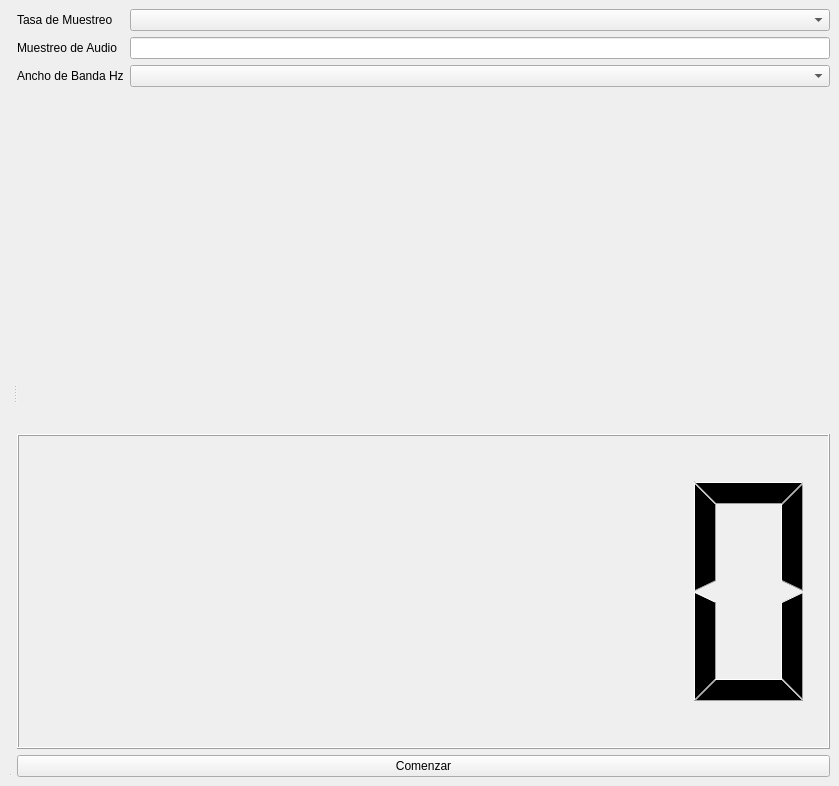
<?xml version="1.0" encoding="UTF-8"?>
<ui version="4.0">
 <class>MainWindow</class>
 <widget class="QMainWindow" name="MainWindow">
  <property name="geometry">
   <rect>
    <x>0</x>
    <y>0</y>
    <width>839</width>
    <height>786</height>
   </rect>
  </property>
  <property name="focusPolicy">
   <enum>Qt::StrongFocus</enum>
  </property>
  <property name="windowTitle">
   <string>MainWindow</string>
  </property>
  <widget class="QWidget" name="centralwidget">
   <layout class="QGridLayout" name="gridLayout_8">
    <item row="0" column="0">
     <widget class="QWidget" name="widget" native="true">
      <property name="sizePolicy">
       <sizepolicy hsizetype="Expanding" vsizetype="Preferred">
        <horstretch>0</horstretch>
        <verstretch>0</verstretch>
       </sizepolicy>
      </property>
      <layout class="QGridLayout" name="gridLayout_3">
       <property name="leftMargin">
        <number>0</number>
       </property>
       <property name="topMargin">
        <number>0</number>
       </property>
       <property name="rightMargin">
        <number>0</number>
       </property>
       <property name="bottomMargin">
        <number>0</number>
       </property>
       <property name="spacing">
        <number>0</number>
       </property>
       <item row="0" column="0">
        <widget class="QSplitter" name="splitter_h">
         <property name="sizePolicy">
          <sizepolicy hsizetype="Expanding" vsizetype="Preferred">
           <horstretch>0</horstretch>
           <verstretch>1</verstretch>
          </sizepolicy>
         </property>
         <property name="toolTip">
          <string/>
         </property>
         <property name="orientation">
          <enum>Qt::Horizontal</enum>
         </property>
         <widget class="QSplitter" name="splitter_v">
          <property name="toolTip">
           <string/>
          </property>
          <property name="orientation">
           <enum>Qt::Vertical</enum>
          </property>
          <widget class="QWidget" name="fft_disp" native="true">
           <property name="sizePolicy">
            <sizepolicy hsizetype="Preferred" vsizetype="Preferred">
             <horstretch>0</horstretch>
             <verstretch>2</verstretch>
            </sizepolicy>
           </property>
           <property name="minimumSize">
            <size>
             <width>0</width>
             <height>64</height>
            </size>
           </property>
           <property name="toolTip">
            <string/>
           </property>
           <layout class="QGridLayout" name="gridLayout_6">
            <property name="leftMargin">
             <number>0</number>
            </property>
            <property name="topMargin">
             <number>0</number>
            </property>
            <property name="rightMargin">
             <number>0</number>
            </property>
            <property name="bottomMargin">
             <number>0</number>
            </property>
            <item row="0" column="0">
             <layout class="QHBoxLayout" name="fft_disp_layout"/>
            </item>
           </layout>
          </widget>
          <widget class="QWidget" name="waterfall_widget" native="true">
           <property name="focusPolicy">
            <enum>Qt::NoFocus</enum>
           </property>
           <layout class="QGridLayout" name="gridLayout_4">
            <item row="0" column="0">
             <layout class="QHBoxLayout" name="waterfall_layout"/>
            </item>
           </layout>
          </widget>
         </widget>
         <widget class="QWidget" name="controls_widget" native="true">
          <property name="focusPolicy">
           <enum>Qt::NoFocus</enum>
          </property>
          <layout class="QGridLayout" name="gridLayout_9">
           <item row="3" column="0">
            <widget class="QLabel" name="bandwidth_label">
             <property name="text">
              <string>Ancho de Banda Hz</string>
             </property>
            </widget>
           </item>
           <item row="3" column="1">
            <widget class="QComboBox" name="bandwidth_combo"/>
           </item>
           <item row="1" column="1">
            <widget class="QComboBox" name="sample_rate_combo">
             <property name="toolTip">
              <string>The rate at which data samples are produced</string>
             </property>
            </widget>
           </item>
           <item row="6" column="0" colspan="2">
            <spacer name="horizontalSpacer">
             <property name="orientation">
              <enum>Qt::Horizontal</enum>
             </property>
             <property name="sizeHint" stdset="0">
              <size>
               <width>40</width>
               <height>20</height>
              </size>
             </property>
            </spacer>
           </item>
           <item row="7" column="0" colspan="2">
            <widget class="QLCDNumber" name="lcdFreq">
             <property name="digitCount">
              <number>6</number>
             </property>
             <property name="segmentStyle">
              <enum>QLCDNumber::Filled</enum>
             </property>
             <property name="intValue" stdset="0">
              <number>0</number>
             </property>
            </widget>
           </item>
           <item row="2" column="1">
            <widget class="QLineEdit" name="audio_rate_text">
             <property name="toolTip">
              <string>The rate at which the audio stream is created</string>
             </property>
            </widget>
           </item>
           <item row="2" column="0">
            <widget class="QLabel" name="label_17">
             <property name="text">
              <string>Muestreo de Audio</string>
             </property>
            </widget>
           </item>
           <item row="8" column="0" colspan="2">
            <widget class="QPushButton" name="run_stop_button">
             <property name="toolTip">
              <string>Comienza o detiene la reproducción</string>
             </property>
             <property name="text">
              <string>Comenzar</string>
             </property>
             <property name="checkable">
              <bool>true</bool>
             </property>
            </widget>
           </item>
           <item row="1" column="0">
            <widget class="QLabel" name="label_15">
             <property name="text">
              <string>Tasa de Muestreo</string>
             </property>
             <property name="textFormat">
              <enum>Qt::AutoText</enum>
             </property>
            </widget>
           </item>
           <item row="5" column="0" colspan="2">
            <widget class="QLabel" name="imageLabel">
             <property name="text">
              <string/>
             </property>
             <property name="alignment">
              <set>Qt::AlignCenter</set>
             </property>
            </widget>
           </item>
          </layout>
         </widget>
        </widget>
       </item>
      </layout>
     </widget>
    </item>
   </layout>
  </widget>
 </widget>
 <resources/>
 <connections/>
</ui>
